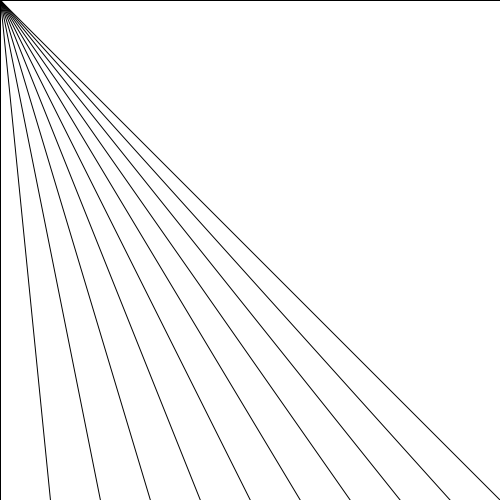
Frame 1 (no input)
Frame 60 (the mouse pressed at the canvas centre just before this capture): identical to frame 1, image omitted
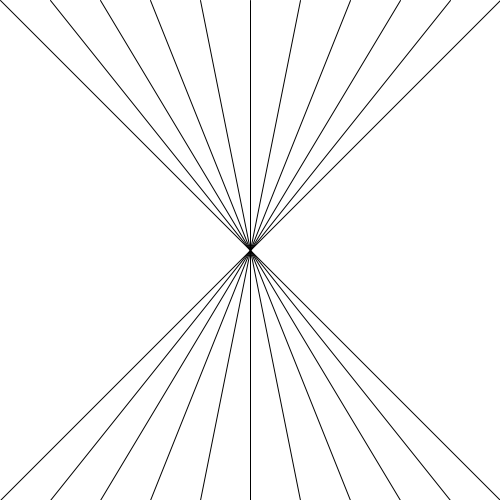
Frame 120 (the mouse held since frame 60 and released just before this capture)

The Processing sketch that drew these frames (run headless with seeded random() and noise(); from frame 60 on, the mouse is pressed at the canvas centre):

// Processing sketch: processing_70087
// ── processing_70087.pde

int i;
int spaceX = 50;


void setup () {
  size(500, 500);
  smooth();
}

void draw() {
  background (255);
  
  for (i=0; i<=10; i++)
  {
    line(i*spaceX, 0, mouseX, mouseY);
    line(i*spaceX, 500, mouseX, mouseY);
  }
}
